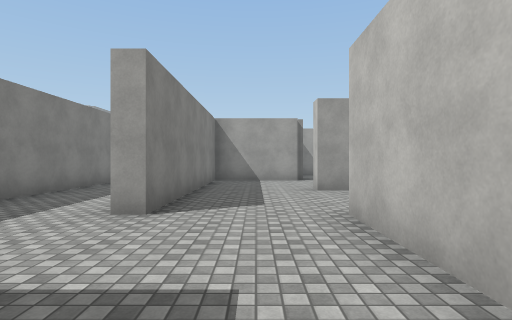
View 1 (above)

24 first-person views from a walk through a 3-D level made in the Unity game engine. The camera is 1.4 m above the floor, looks level and sees 80° across. The floor is counted in squares, 2 m on a side. Each view is taken from the middle of a square. On the plan, view 1 faces up. The plan holds only what a view shows up to about 10 squares ahead; the rest is blank. The place goes on beyond the plan. The player character is not drawn. Surface patterns are stand-ins for the level's own textures.

View 2
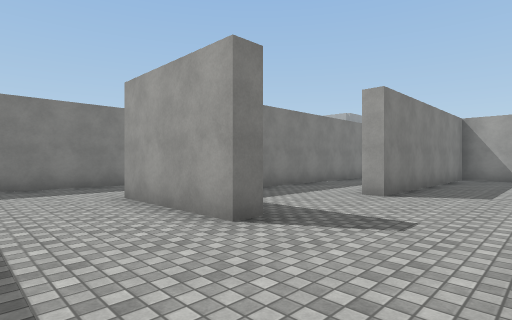

View 3
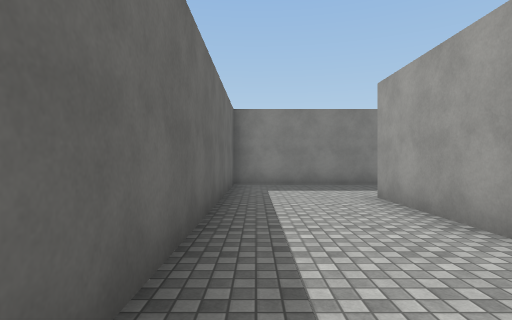

View 4
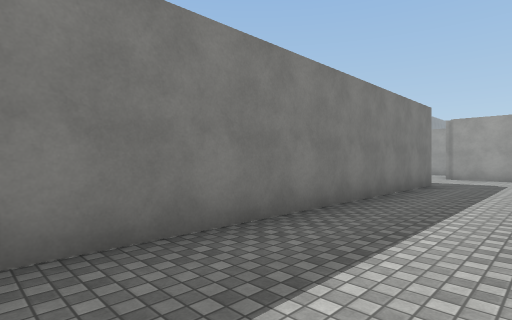

View 5
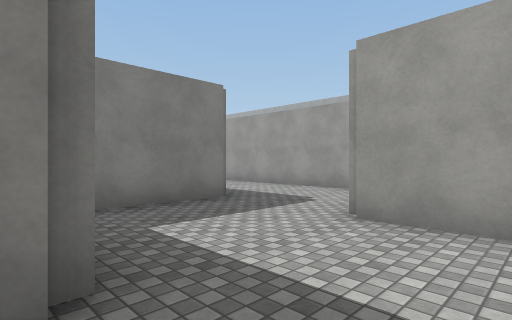

View 6
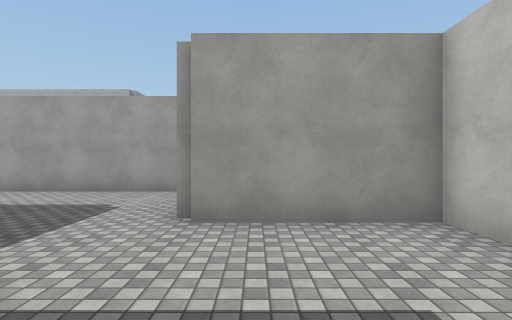

View 7
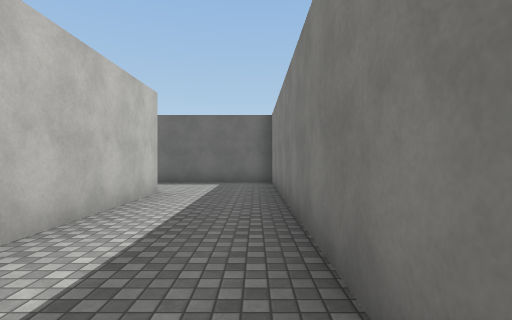

View 8
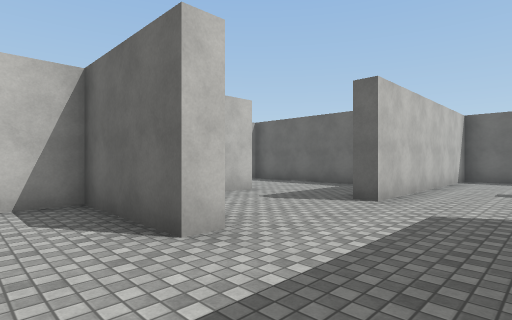

View 9
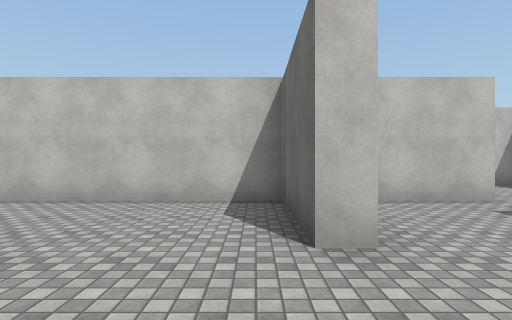

View 10
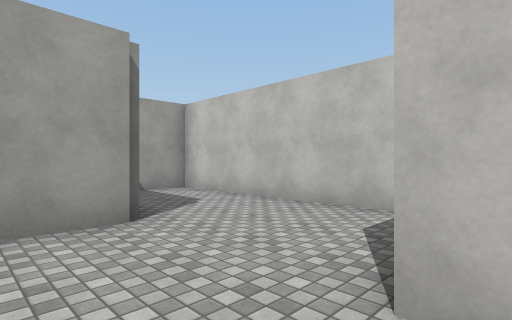

View 11
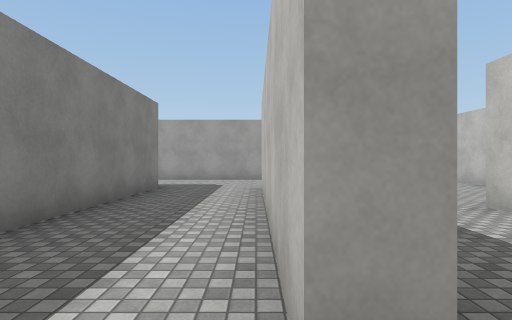

View 12
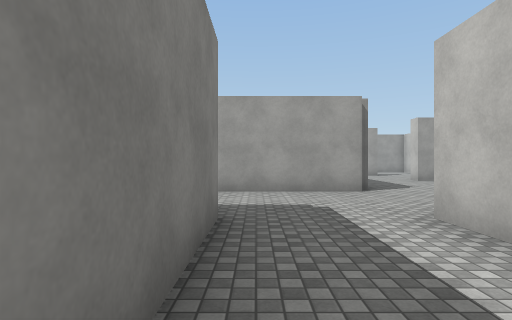

View 13
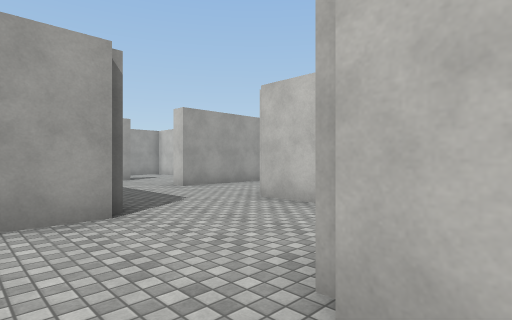

View 14
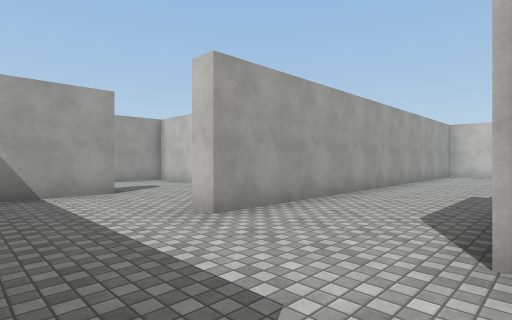

View 15
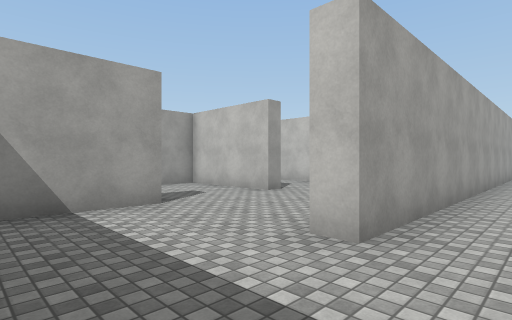

View 16
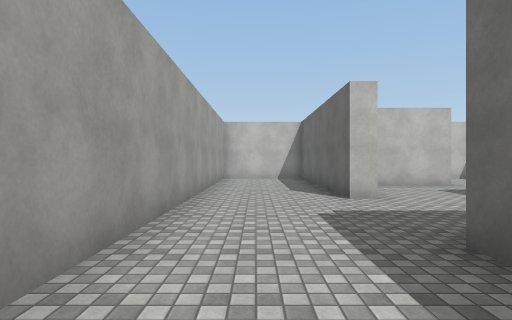

View 17
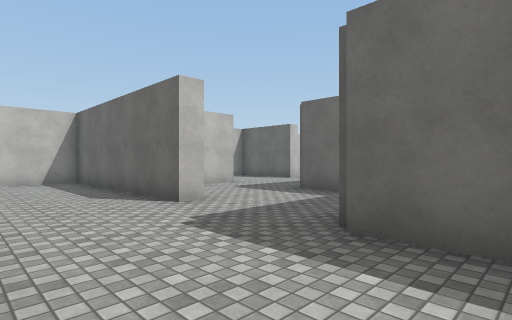

View 18
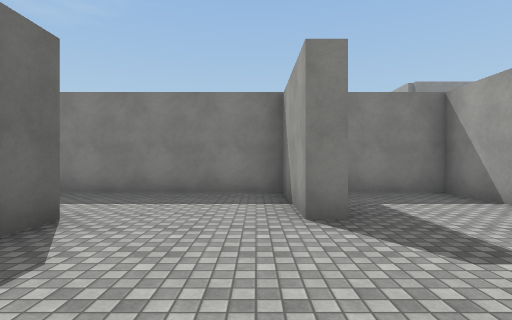

View 19
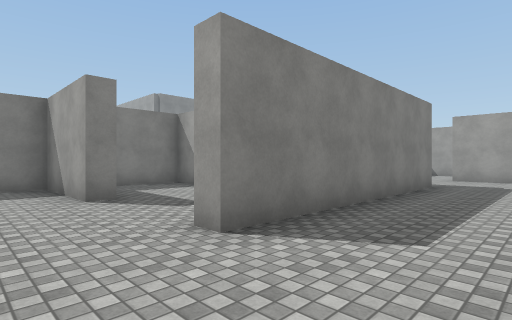

View 20
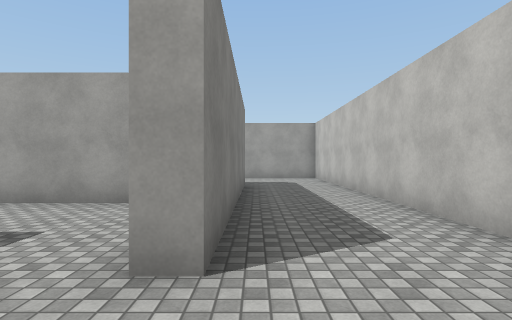

View 21
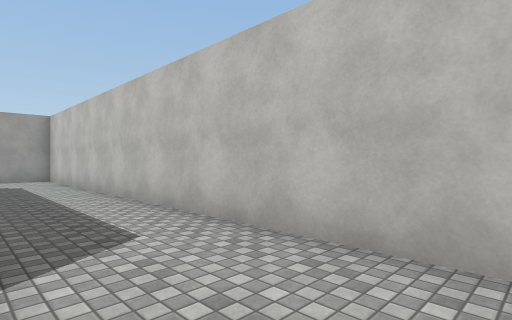

View 22
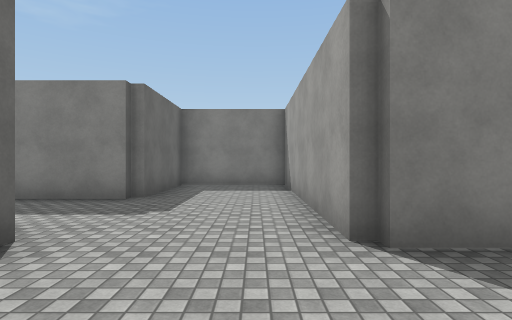

View 23
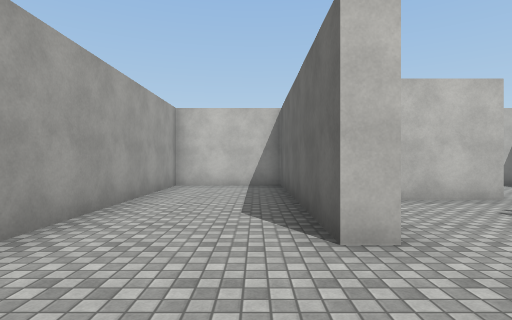

View 24
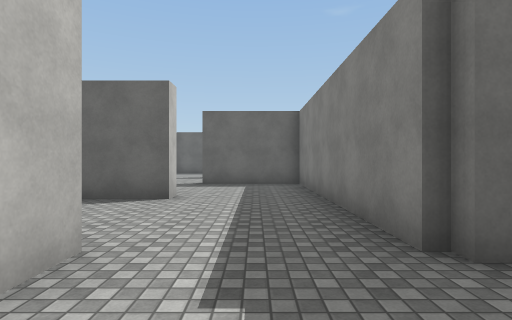

### Floor plan
Points are (right, up) in squares from view 1. A wall is a line through its corners. A room is listed if a view was taken in it or the views show most of it. See-through windows are left out.
Room 1 (views 1, 2, 3, 4, 5, 6, 7, 8, 9, 10)
walls: (1.4, 7) (1.4, 7.5) (4.2, 7.5) (4.2, 13.8) (3, 13.8); (-1.6, 0.8) (-1.6, 0.3) (-4.9, 0.3) (-4.9, 4.6); (-1.4, 9.9) (-1.4, 3.9); (1.5, 10.4) (-0.8, 10.4); (-4.9, 9.5) (-4.9, 10.4) (-7.8, 10.4); (-7.5, 7.4) (-7.5, -2.6) (1.2, -2.6) (1.2, 3.9) (1.8, 3.9); (-10.5, 10.8) (-10.5, 8.4); (-8.8, 13.8) (-11.5, 13.8)
ways out: opening at (-2, 2.5) to room 2; opening at (2, 5.5) to room 5
Room 2 (views 11, 12, 13, 14, 15, 16, 17, 22, 23)
walls: (3.1, 14.3) (4.5, 14.3); (1.2, 12.8) (1.2, 14.1); (7.5, 14.3) (13.4, 14.3) (13.4, 17.2) (1.4, 17.2) (1.4, 17.7) (2.2, 17.7); (1.4, 21.1) (1.4, 20.6) (-1.4, 20.6) (-1.4, 13.8) (-7.5, 13.8) (-7.5, 10.9) (-4.5, 10.9) (-4.5, 3.6); (4.7, 20.8) (4.2, 20.8) (4.2, 24) (-1.4, 24) (-1.4, 21.9); (-1.4, 3.9) (-1.9, 3.9) (-1.9, 10.8)
ways out: opening at (-2, 2.5) to room 1; opening at (5, 19.5) to room 3; opening at (6.5, 14) to room 6
Room 3 (views 18, 19, 20, 21)
walls: (4.7, 27.6) (4.7, 20.8); (7.3, 19.1) (7.3, 30.7) (4.6, 30.7)
ways out: opening at (5, 19.5) to room 2; opening at (5, 29.5)
Room 4 (view 24)
walls: (10.3, 11.6) (10.3, 12.8)
ways out: opening at (8, 12.5) to room 6; opening at (9.5, 11)
Room 5 (no view inside)
walls: (4.2, 3.9) (4.2, 6); (2.2, 7) (1.4, 7)
ways out: opening at (2, 5.5) to room 1; opening at (3.5, 4) to room 7
Room 6 (no view inside)
walls: (7.5, 13.8) (7.5, 14.3); (6.4, 10.9) (7.7, 10.9)
ways out: opening at (6.5, 14) to room 2; opening at (8, 12.5) to room 4
Room 7 (no view inside)
walls: (3.2, 0.8) (4.9, 0.8)
ways out: opening at (3.5, 4) to room 5; opening at (5, 2.5)

Positions as (right, up) in squares from view 1, and headings:
1: (0, 0), facing up
2: (1, -2), facing up-left
3: (1, -2), facing left
4: (-5, -2), facing up-left
5: (-6, 7), facing up-left
6: (-7, 7), facing up
7: (-7, 7), facing down
8: (-1, 9), facing down-right
9: (-1, 8), facing right
10: (0, 7), facing up-right
11: (-2, 3), facing up
12: (-4, 7), facing up
13: (-3, 10), facing up-right
14: (-1, 14), facing up-right
15: (-1, 16), facing up-right
16: (2, 16), facing right
17: (3, 17), facing down-right
18: (5, 20), facing left
19: (7, 19), facing up-left
20: (5, 19), facing up
21: (5, 19), facing up-right
22: (1, 13), facing left
23: (5, 15), facing right
24: (9, 13), facing down
